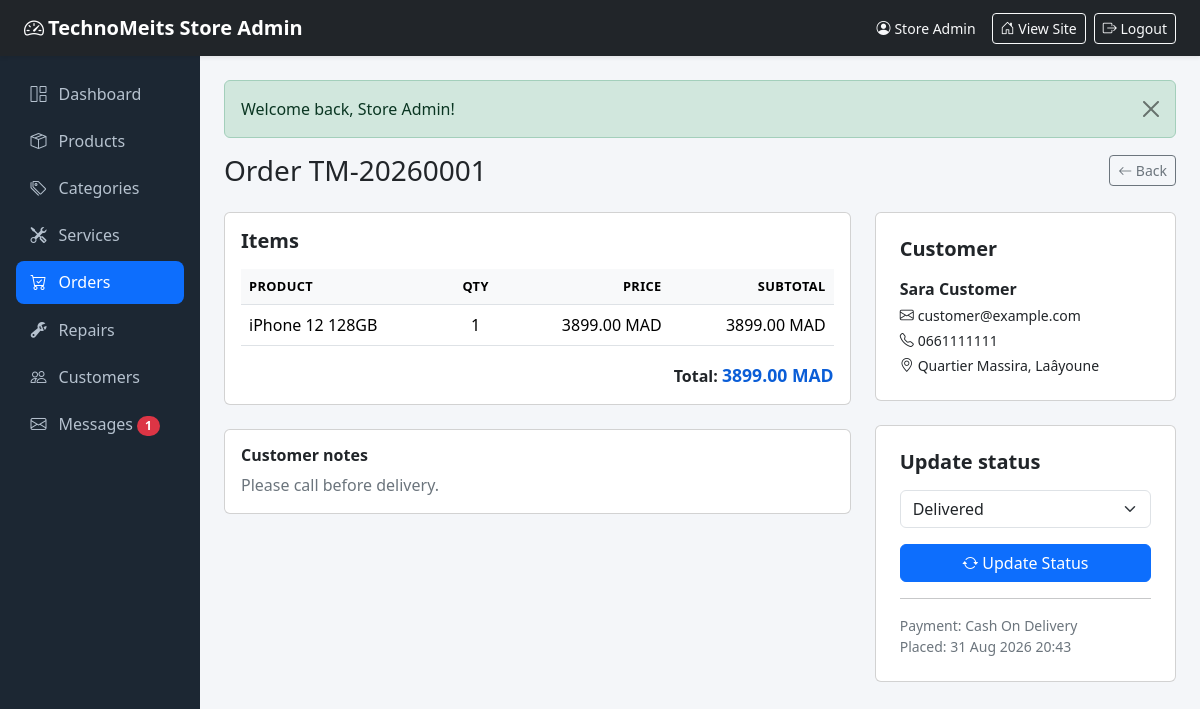
/public/admin/orders/show/1 (signed in), run on the app's committed database.
### tables this page shows
CREATE TABLE orders (
    id               INT UNSIGNED AUTO_INCREMENT PRIMARY KEY,
    order_number     VARCHAR(20) NOT NULL UNIQUE,
    user_id          INT UNSIGNED DEFAULT NULL,
    customer_name    VARCHAR(100) NOT NULL,
    customer_email   VARCHAR(150) NOT NULL,
    customer_phone   VARCHAR(20)  NOT NULL,
    shipping_address VARCHAR(255) DEFAULT NULL,
    payment_method   ENUM('pay_in_store', 'cash_on_delivery') NOT NULL DEFAULT 'pay_in_store',
    status           ENUM('pending', 'confirmed', 'shipped', 'delivered', 'cancelled') NOT NULL DEFAULT 'pending',
    total            DECIMAL(10, 2) NOT NULL DEFAULT 0.00,
    notes            TEXT,
    created_at       TIMESTAMP NOT NULL DEFAULT CURRENT_TIMESTAMP,
    INDEX idx_orders_user (user_id),
    INDEX idx_orders_status (status),
    CONSTRAINT fk_orders_user
        FOREIGN KEY (user_id) REFERENCES users (id) ON DELETE SET NULL
);

CREATE TABLE order_items (
    id           INT UNSIGNED AUTO_INCREMENT PRIMARY KEY,
    order_id     INT UNSIGNED NOT NULL,
    product_id   INT UNSIGNED DEFAULT NULL,
    product_name VARCHAR(150) NOT NULL,
    quantity     INT UNSIGNED NOT NULL DEFAULT 1,
    price        DECIMAL(10, 2) NOT NULL DEFAULT 0.00,
    INDEX idx_order_items_order (order_id),
    CONSTRAINT fk_order_items_order
        FOREIGN KEY (order_id) REFERENCES orders (id) ON DELETE CASCADE,
    CONSTRAINT fk_order_items_product
        FOREIGN KEY (product_id) REFERENCES products (id) ON DELETE SET NULL
);

### app/controllers/admin/OrdersController.php (called while the page is built, shortened)
<?php
class OrdersController extends Controller
{
    public function show($id)
    {
        $order = (new Order())->withItems($id);
        $this->adminView('admin/orders/show', [
            'title'       => 'Order ' . $order['order_number'],
            'adminActive' => 'orders',
            'order'       => $order,
        ]);
    }
}

### app/core/App.php (called while the page is built, shortened)
<?php
class App
{
    protected $controller;
    protected $method = 'index';
    public function __construct()
    {
        $url = $this->parseUrl();
        if (!empty($url) && strtolower($url[0]) === 'admin') {
            array_shift($url);
            $this->resolveAdmin($url);
        } else {
            $this->resolvePublic($url);
        }
        $this->params = array_values($url);
        call_user_func_array([$this->controller, $this->method], $this->params);
    }
    private function resolveAdmin(&$url)
    {
        $controllerName = !empty($url[0]) ? ucfirst(strtolower($url[0])) . 'Controller' : 'DashboardController';
        $class          = 'App\\Controllers\\Admin\\' . $controllerName;
        array_shift($url);
        $this->controller = class_exists($class) ? new $class() : new ErrorController();
        $this->method     = !empty($url[0]) ? strtolower(array_shift($url)) : 'index';
    }
    private function parseUrl()
    {
        if (isset($_GET['url'])) {
            $url = rtrim($_GET['url'], '/');
            $url = filter_var($url, FILTER_SANITIZE_URL);
            return explode('/', $url);
        }
        return [];
    }
}

### public/index.php (called while the page is built, shortened)
<?php
require_once APP_PATH . '/core/helpers.php';
spl_autoload_register(function ($class) {
    $prefix = 'App\\';
    if (strncmp($class, $prefix, strlen($prefix)) === 0) {
        $file = APP_PATH . '/' . str_replace('\\', '/', substr($class, strlen($prefix))) . '.php';
    }
});
new App();

### app/core/Database.php (called while the page is built, shortened)
<?php
class Database
{
    private static $instance = null;
    private $pdo;
    private function __construct()
    {
        $dsn = 'mysql:host=' . DB_HOST . ';port=' . DB_PORT . ';dbname=' . DB_NAME . ';charset=utf8mb4';
        try {
            $this->pdo = new PDO($dsn, DB_USER, DB_PASS, [
                PDO::ATTR_ERRMODE            => PDO::ERRMODE_EXCEPTION,
                PDO::ATTR_DEFAULT_FETCH_MODE => PDO::FETCH_ASSOC,
                PDO::ATTR_EMULATE_PREPARES   => false,
                PDO::ATTR_TIMEOUT            => 5,
            ]);
        } catch (PDOException $e) {
            http_response_code(500);
            die('Database connection failed: ' . htmlspecialchars($e->getMessage(), ENT_QUOTES, 'UTF-8'));
        }
    }
    public static function instance()
    {
        if (self::$instance === null) {
            self::$instance = new self();
        }
        return self::$instance;
    }
    public function run($sql, $params = [])
    {
        $stmt = $this->pdo->prepare($sql);
        $stmt->execute($params);
        return $stmt;
    }
    public function fetchAll($sql, $params = [])
    {
        return $this->run($sql, $params)->fetchAll();
    }
    public function fetch($sql, $params = [])
    {
        return $this->run($sql, $params)->fetch();
    }
}

### app/core/Model.php (called while the page is built, shortened)
<?php
abstract class Model
{
    protected $db;
    protected $table;
    protected $primaryKey = 'id';
    public function __construct()
    {
        $this->db = Database::instance();
    }
    public function find($id)
    {
        return $this->db->fetch(
            "SELECT * FROM {$this->table} WHERE {$this->primaryKey} = ? LIMIT 1",
            [$id]
        );
    }
    public function where($column, $value, $operator = '=')
    {
        return $this->db->fetchAll(
            "SELECT * FROM {$this->table} WHERE {$column} {$operator} ? ORDER BY {$this->primaryKey} DESC",
            [$value]
        );
    }
}

### app/models/Order.php (called while the page is built, shortened)
<?php
class Order extends Model
{
    public function withItems($id)
    {
        $order = $this->find($id);
        $order['items'] = (new OrderItem())->forOrder($id);
        return $order;
    }
}

### app/models/OrderItem.php (called while the page is built, shortened)
<?php
class OrderItem extends Model
{
    public function forOrder($orderId)
    {
        return $this->where('order_id', $orderId);
    }
}

### app/core/helpers.php (called while the page is built, shortened)
<?php
function e($value)
{
    return htmlspecialchars((string) $value, ENT_QUOTES, 'UTF-8');
}
function url($path = '')
{
    return BASE_URL . ltrim($path, '/');
}
function money($amount)
{
    return number_format((float) $amount, 2, '.', '') . ' ' . CURRENCY;
}

### app/views/admin/orders/show.php (the view, shortened to what this page needs)
<div class="d-flex justify-content-between align-items-center mb-4">
    <h1 class="h3 mb-0">Order <?= e($order['order_number']) ?></h1>
    <a href="<?= url('admin/orders') ?>" class="btn btn-outline-secondary btn-sm"><i class="bi bi-arrow-left"></i> Back</a>
</div>
<div class="row g-4">
    <div class="col-lg-8">
        <div class="card p-3 mb-4">
            <h5 class="fw-bold mb-3">Items</h5>
            <table class="table align-middle mb-0">
                <thead>
                    <tr>
                        <th>Product</th>
                        <th class="text-center">Qty</th>
                        <th class="text-end">Price</th>
                        <th class="text-end">Subtotal</th>
                    </tr>
                </thead>
                <tbody>
                    <?php foreach ($order['items'] as $item): ?>
                        <tr>
                            <td><?= e($item['product_name']) ?></td>
                            <td class="text-center"><?= (int) $item['quantity'] ?></td>
                            <td class="text-end"><?= money($item['price']) ?></td>
                            <td class="text-end"><?= money($item['price'] * $item['quantity']) ?></td>
                        </tr>
                    <?php endforeach; ?>
                </tbody>
            </table>
            <div class="text-end mt-3">
                <strong>Total: <span class="price"><?= money($order['total']) ?></span></strong>
            </div>
        </div>
        <?php if ($order['notes']): ?>
            <div class="card p-3 mb-4">
                <h6 class="fw-bold">Customer notes</h6>
                <p class="text-secondary mb-0"><?= e($order['notes']) ?></p>
            </div>
        <?php endif; ?>
    </div>
    <div class="col-lg-4">
        <div class="card p-4 mb-4">
            <h5 class="fw-bold mb-3">Customer</h5>
            <p class="mb-1"><strong><?= e($order['customer_name']) ?></strong></p>
            <p class="mb-1 small"><i class="bi bi-envelope me-1"></i><?= e($order['customer_email']) ?></p>
            <p class="mb-1 small"><i class="bi bi-telephone me-1"></i><?= e($order['customer_phone']) ?></p>
            <p class="mb-0 small"><i class="bi bi-geo-alt me-1"></i><?= e($order['shipping_address']) ?></p>
        </div>
        <div class="card p-4">
            <h5 class="fw-bold mb-3">Update status</h5>
            <form method="post" action="<?= url('admin/orders/updateStatus/' . $order['id']) ?>">
                <div class="mb-3">
                    <select name="status" class="form-select">
                        <?php foreach (['pending', 'confirmed', 'shipped', 'delivered', 'cancelled'] as $status): ?>
                            <option value="<?= $status ?>" <?= $order['status'] === $status ? 'selected' : '' ?>><?= ucfirst($status) ?></option>
                        <?php endforeach; ?>
                    </select>
                </div>
                <button class="btn btn-primary w-100"><i class="bi bi-arrow-repeat"></i> Update Status</button>
            </form>
            <hr>
            <p class="small text-secondary mb-0">
                Payment: <?= ucwords(str_replace('_', ' ', $order['payment_method'])) ?><br>
                Placed: <?= date('d M Y H:i', strtotime($order['created_at'])) ?>
            </p>
        </div>
    </div>
</div>

### public/assets/css/style.css (style rules this page uses)
:root { --brand-color: #0d6efd; --brand-dark: #0b5ed7; }
body { font-family: system-ui, -apple-system, "Segoe UI", Roboto, sans-serif; overflow-x: hidden; }
.price { color: var(--brand-dark); font-weight: 700; font-size: 1.1rem; }
.admin-body { background: #f4f6f9; }
.table thead th { font-size: 0.8rem; text-transform: uppercase; letter-spacing: 0.03em; background: #f8f9fa; }

### data on the page
orders: order_number "TM-20260001", total "3899.00 MAD", notes "Please call before delivery.", customer_name "Sara Customer", customer_email "customer@example.com", customer_phone "0661111111", shipping_address "Quartier Massira, Laâyoune", status "Delivered", payment_method "Cash On Delivery", created_at "31 Aug 2026 20:43"
order_items: product_name "iPhone 12 128GB", quantity "1", price "3899.00 MAD", money($item['price'] * $item['quantity']) "3899.00 MAD"

### other printed values
APP_NAME "TechnoMeits Store"
currentUser()['name'] "Store Admin"
$unread "1"
$alert['message'] "Welcome back, Store Admin!"
